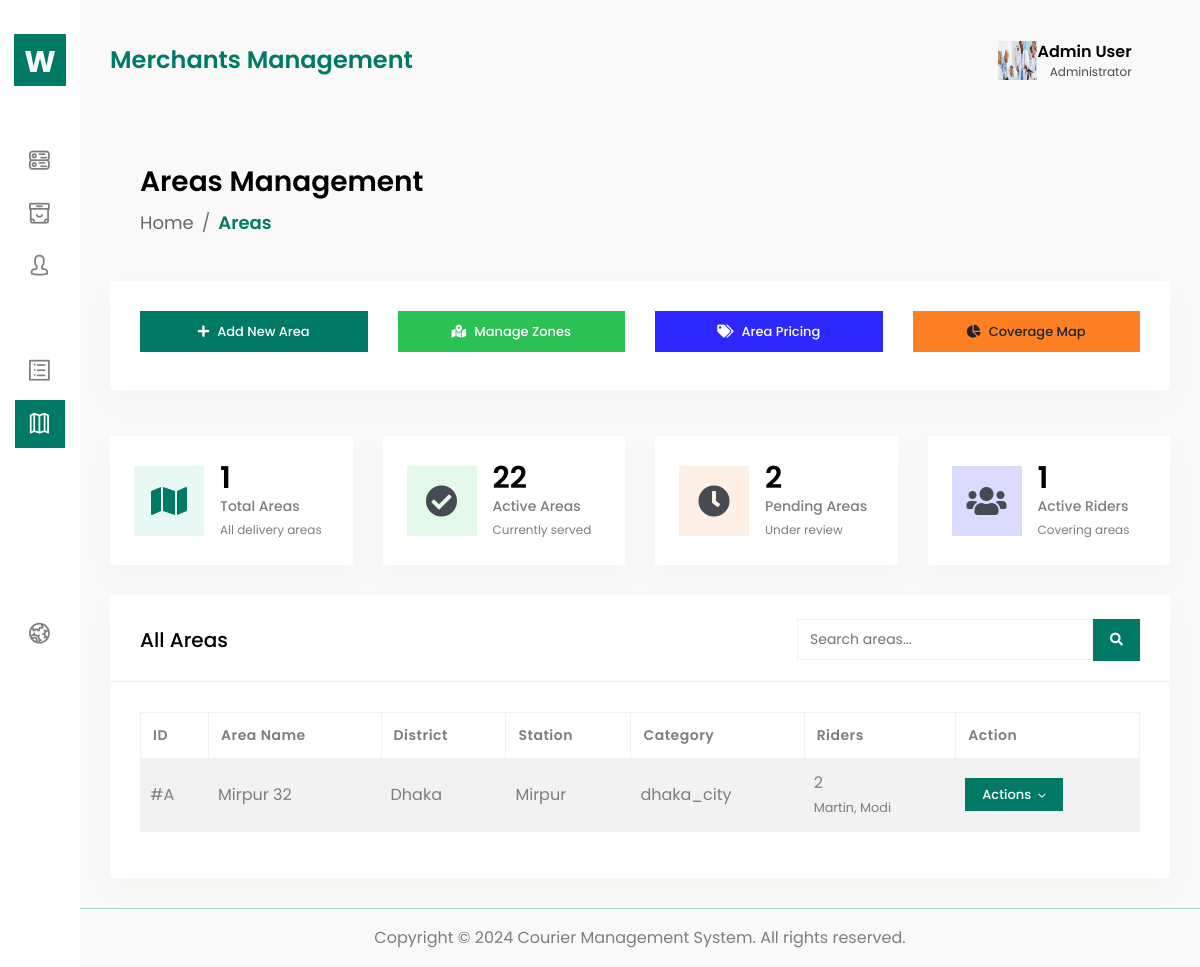
/logistics/area/, run on the app's committed database.
### logistics/models.py (models this page shows, shortened)
class Area(models.Model):
    area_id=models.AutoField(primary_key=True)
    area_name=models.CharField(max_length=100)
    area_district=models.CharField(max_length=20,null=True,blank=True)
    area_station=models.CharField(max_length=50, null=True,blank=True)
    area_price=models.DecimalField(max_digits=20, decimal_places=2)
    area_category=models.CharField(max_length=50, choices=[("dhaka_city","dhaka_city"),("sub-city","sub_city"),("outside_dhaka","outside_dhaka"),], default="sub-city")

### accounts/models.py (models this page shows, shortened)
class DeliverySoldier(models.Model):
    STATUS_CHOICES=(
        ("active","active"),
        ("off_duty","off_duty"),
        ("suspended","suspended"),
    )
    soldiers_id = models.AutoField(primary_key=True)
    soldiers_parcel_id = models.ForeignKey('parcels.Parcel', on_delete=models.CASCADE, blank=True, null=True)
    soldiers_area_id = models.ForeignKey('logistics.Area', on_delete=models.CASCADE)
    photo=models.ImageField(upload_to="soldier/", default="soldier/default.png", null=True, blank=True)
    soldiers_name = models.CharField(max_length=100)
    soldiers_phone = models.CharField(max_length=20)
    soldiers_nid = models.IntegerField(unique=True)  # National ID
    soldiers_email = models.EmailField(unique=True)
    soldiers_username = models.CharField(max_length=50, unique=True)
    soldiers_address=models.TextField()
    soldiers_password_hash = models.CharField(max_length=255)
    status=models.CharField(max_length=20, choices=STATUS_CHOICES, default="active")
    soldiers_Blood_group=models.CharField(max_length=10, null=True, blank=True)
    soldiers_dob=models.DateField(default=datetime.date.today)
    soldiers_gender=models.CharField(max_length=20,choices=(("male","male"), ("female","female"), ("others","others")))
    created_at = models.DateTimeField(auto_now_add=True)
    updated_at = models.DateTimeField(auto_now=True)
    soldiers_vehicle_type = models.CharField(max_length=50, choices=[
        ("motorcycle", "motorcycle"),
        ("scooter", "scooter"),
        ("bicycle", "bicycle"),
        ("car", "car"),
    ], default="motorcycle")
    soldiers_vehicle_brand = models.CharField(max_length=100, blank=True, null=True)
    soldiers_vehicle_number = models.CharField(max_length=50, blank=True, null=True)  # License plate
    license_expiry = models.DateField(null=True, blank=True)
    insurance_status = models.BooleanField(default=True, blank=True, null=True)  # True = valid, False = expired
    insurance_expiry = models.DateField(null=True,blank=True )

### logistics/views.py (the view)
# urls.py: path("area/", views.area, name="area"),
def area(request):
    areas = Area.objects.annotate(
        soldier_count=Count("deliverysoldier")
    ).prefetch_related(
        Prefetch("deliverysoldier_set", queryset=DeliverySoldier.objects.all())
    )
    context = {
        "areas": areas,
        "total_areas": areas.count(),
        "total_soldiers": DeliverySoldier.objects.filter(status="active").count(),
    }
    return render(request, "logistics/area.html", context)

### logistics/templates/logistics/area.html (shortened to what this page needs)
{%extends "base.html"%}
{%block content%}
        <div class="content-body">
            <div class="container-fluid">
                <div class="row page-titles mx-0">
                    <div class="col-sm-6 p-md-0">
                        <div class="welcome-text">
                            <h4>Areas Management</h4>
                        </div>
                    </div>
                    <div class="col-sm-6 p-md-0 justify-content-sm-end mt-2 mt-sm-0 d-flex">
                        <ol class="breadcrumb">
                            <li class="breadcrumb-item"><a href="{% url 'dashboard'%}">Home</a></li>
                            <li class="breadcrumb-item active"><a href="{% url 'area'%}">Areas</a></li>
                        </ol>
                    </div>
                </div>
                <div class="row mb-3">
                    <div class="col-12">
                        <div class="card">
                            <div class="card-body">
                                <div class="row">
                                    <div class="col-md-3 mb-2">
                                        <a href="{% url "add_area"%}" class="btn btn-primary btn-block">
                                            <i class="fas fa-plus mr-2"></i>Add New Area
                                        </a>
                                    </div>
                                    <div class="col-md-3 mb-2">
                                        <a href="area-zones.html" class="btn btn-success btn-block">
                                            <i class="fas fa-map-marked-alt mr-2"></i>Manage Zones
                                        </a>
                                    </div>
                                    <div class="col-md-3 mb-2">
                                        <a href="area-pricing.html" class="btn btn-info btn-block">
                                            <i class="fas fa-tags mr-2"></i>Area Pricing
                                        </a>
                                    </div>
                                    <div class="col-md-3 mb-2">
                                        <a href="area-coverage.html" class="btn btn-warning btn-block">
                                            <i class="fas fa-chart-pie mr-2"></i>Coverage Map
                                        </a>
                                    </div>
                                </div>
                            </div>
                        </div>
                    </div>
                </div>
                <div class="row">
                    <div class="col-xl-3 col-lg-6 col-sm-6">
                        <div class="widget-stat card">
                            <div class="card-body p-4">
                                <div class="media ai-icon">
                                    <span class="mr-3 bgl-primary ai-icon">
                                        <i class="fas fa-map"></i>
                                    </span>
                                    <div class="media-body">
                                        <h3 class="mb-0 text-black">{{total_areas}}</h3>
                                        <p class="mb-0">Total Areas</p>
                                        <small>All delivery areas</small>
                                    </div>
                                </div>
                            </div>
                        </div>
                    </div>
                    <div class="col-xl-3 col-lg-6 col-sm-6">
                        <div class="widget-stat card">
                            <div class="card-body p-4">
                                <div class="media ai-icon">
                                    <span class="mr-3 bgl-success ai-icon">
                                        <i class="fas fa-check-circle"></i>
                                    </span>
                                    <div class="media-body">
                                        <h3 class="mb-0 text-black">22</h3>
                                        <p class="mb-0">Active Areas</p>
                                        <small>Currently served</small>
                                    </div>
                                </div>
                            </div>
                        </div>
                    </div>
                    <div class="col-xl-3 col-lg-6 col-sm-6">
                        <div class="widget-stat card">
                            <div class="card-body p-4">
                                <div class="media ai-icon">
                                    <span class="mr-3 bgl-warning ai-icon">
                                        <i class="fas fa-clock"></i>
                                    </span>
                                    <div class="media-body">
                                        <h3 class="mb-0 text-black">2</h3>
                                        <p class="mb-0">Pending Areas</p>
                                        <small>Under review</small>
                                    </div>
                                </div>
                            </div>
                        </div>
                    </div>
                    <div class="col-xl-3 col-lg-6 col-sm-6">
                        <div class="widget-stat card">
                            <div class="card-body p-4">
                                <div class="media ai-icon">
                                    <span class="mr-3 bgl-info ai-icon">
                                        <i class="fas fa-users"></i>
                                    </span>
                                    <div class="media-body">
                                        <h3 class="mb-0 text-black">{{total_soldiers}}</h3>
                                        <p class="mb-0">Active Riders</p>
                                        <small>Covering areas</small>
                                    </div>
                                </div>
                            </div>
                        </div>
                    </div>
                </div>
                <div class="row">
                    <div class="col-12">
                        <div class="card">
                            <div class="card-header">
                                <h4 class="card-title">All Areas</h4>
                                <div class="card-tools">
                                    <div class="input-group">
                                        <input type="text" class="form-control" placeholder="Search areas..." id="searchInput">
                                        <div class="input-group-append">
                                            <button class="btn btn-primary" type="button">
                                                <i class="fas fa-search"></i>
                                            </button>
                                        </div>
                                    </div>
                                </div>
                            </div>
                            <div class="card-body">
                                <div class="table-responsive">
                                    <table id="areasTable" class="table table-striped table-bordered">
                                        <thead>
                                            <tr>
                                                <th>ID</th>
                                                <th>Area Name</th>
                                                <th>District</th>
                                                <th>Station</th>
                                                <th>Category</th>
                                                <th>Riders</th>
                                                <th>Action</th>
                                            </tr>
                                        </thead>
                                            <tbody>
                                                {% for area in areas %}
                                                     <tr>
                                                          <td>#A{{ area.id|stringformat:"03d" }}</td>
                                                          <td>{{ area.area_name }}</td>
                                                          <td>{{ area.area_district|default:"-" }}</td>
                                                          <td>{{ area.area_station|default:"-" }}</td>
                                                          <td>{{ area.area_category|default:"-" }}</td>
                                                          <td>
                                                              {{ area.soldier_count }}
                                                              {% if area.deliverysoldier_set.all %}
                                                                     <br>
                                                            <small>
                                                                {% for soldier in area.deliverysoldier_set.all %}
                                                                    {{ soldier.soldiers_name }}{% if not forloop.last %}, {% endif %}
                                                                {% endfor %}
                                                            </small>
                                                                {% else %}
                                                                     <br><small>No riders</small>
                                                               {% endif %}
                                                     </td>
                                                          <td>
                                                                <div class="dropdown">
                                                                    <button class="btn btn-primary btn-sm dropdown-toggle" type="button" data-toggle="dropdown">
                                                                      Actions
                                                                    </button>
                                                                </div>
                                                          </td>
                                                     </tr>
                                                {% empty %}
                                                     <tr>
                                                          <td colspan="8" class="text-center">No areas found.</td>
                                                     </tr>
                                                {% endfor %}
                                            </tbody>
                                    </table>
                                </div>
                            </div>
                        </div>
                    </div>
                </div>
            </div>
        </div>
{%endblock%}

### static/assets/css/custom-primary.css (style rules this page uses)
:root { --primary-color: #007A64; --primary-dark: #005a4a; --primary-light: #00A885; --primary-lighter: #e8f8f5; --primary-border: #a8ddd0; --accent-yellow: #FFD700; --accent-yellow-light: #FFF176; --accent-yellow-dark: #FFC107; --warning-yellow: #FF9800; --gradient-primary: linear-gradient(135deg, var(--primary-color) 0%, var(--primary-light) 100%); --gradient-accent: linear-gradient(135deg, var(--accent-yellow) 0%, var(--accent-yellow-dark) 100%); --gradient-combined: linear-gradient(135deg, var(--primary-color) 0%, var(--accent-yellow) 100%); }
.btn-primary { background-color: var(--primary-color) !important; border-color: var(--primary-color) !important; }
.bgl-primary { background-color: var(--primary-lighter) !important; }
.bgl-primary i { color: var(--primary-color) !important; }
a { color: var(--primary-color); }
.card .btn-primary { background-color: var(--primary-color) !important; border-color: var(--primary-color) !important; }
.breadcrumb-item.active { color: var(--primary-color) !important; }

### data on the page
Area: area_name "Mirpur 32", area_district "Dhaka", area_station "Mirpur", area_category "dhaka_city", soldier_count "2"
DeliverySoldier: soldiers_name "Martin"
DeliverySoldier: soldiers_name "Modi"

### other printed values
{{ total_areas }} "1"
{{ total_soldiers }} "1"
